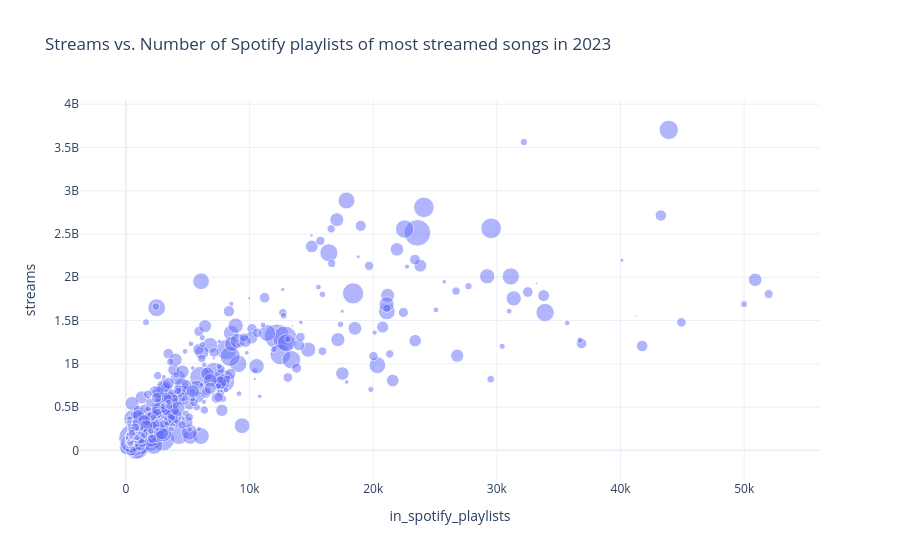

The notebook cell this image was saved under:
### Markdown cell above
Generally, the charts show a positive correlation between 'in_spotify_playlists' and 'streams'. However, we'd like to plot this scatterplot for the whole set of data, not filtering by released_year, to observer the overall trend.

### Code cell
fig = px.scatter(
            df, 
            x='in_spotify_playlists', 
            y='streams',
            opacity=0.5,                 
            size='in_spotify_charts',                       
            hover_name='track_name',          
            hover_data=['artist(s)_name', 'in_spotify_charts'],
            title='Streams vs. Number of Spotify playlists of most streamed songs in 2023' 
        )
    
fig.update_layout(template='plotly_white')
fig.show()

### Figure 1 — Plotly figure (JSON) as saved in the notebook; plotly's stock layout.template omitted (floating-point values rounded to 4 significant figures; data arrays with more than 128 entries replaced by an {"elided": "..."} marker saying what was removed)
{"data": [{"customdata": {"elided": "952x2 mixed values"}, "hovertemplate": "<b>%{hovertext}</b><br><br>in_spotify_playlists=%{x}<br>streams=%{y}<br>in_spotify_charts=%{customdata[1]}<br>artist(s)_name=%{customdata[0]}<extra></extra>", "hovertext": {"elided": "952 str values"}, "legendgroup": "", "marker": {"color": "#636efa", "opacity": 0.5, "size": {"elided": "952 int values"}, "sizemode": "area", "sizeref": 0.3675, "symbol": "circle"}, "mode": "markers", "name": "", "orientation": "v", "showlegend": false, "type": "scatter", "x": {"elided": "952 int values"}, "xaxis": "x", "y": {"elided": "952 int values"}, "yaxis": "y"}], "layout": {"legend": {"itemsizing": "constant", "tracegroupgap": 0}, "title": {"text": "Streams vs. Number of Spotify playlists of most streamed songs in 2023"}, "xaxis": {"anchor": "y", "domain": [0, 1], "title": {"text": "in_spotify_playlists"}}, "yaxis": {"anchor": "x", "domain": [0, 1], "title": {"text": "streams"}}}}
